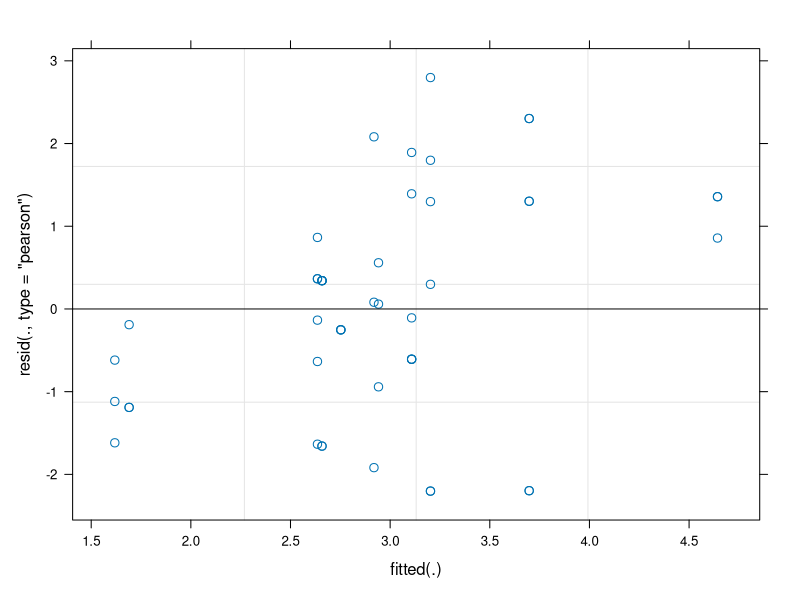

Write R code to recreate this figure. (Note: this script raises an error after producing the figure.)
library(ggplot2)
library(car)
library(dplyr)
library(effects)
library(scales)
library(lme4)


#full dataset
flock_eye <- read.csv("eye_score_all.csv")
View(flock_eye)


#converting full dataset into proper classes
str(flock_eye)

flock_eye$bird.id <- as.factor(flock_eye$bird.id)
flock_eye$flock.trt <- as.factor(flock_eye$flock.trt)
flock_eye$assign.trt <- as.factor(flock_eye$assign.trt)
flock_eye$mg.status <- as.factor(flock_eye$mg.status)
flock_eye$PID.code <- as.factor(flock_eye$PID.code)

flock_eye <- mutate(flock_eye, 
                 flock.trt=factor(flock.trt,
                              levels = c("s", "fl")))
levels(flock_eye$flock.trt)

#Nice Labels
flock_eye$PID2[flock_eye$PID.code=="a"]="Day -4"
flock_eye$PID2[flock_eye$PID.code=="b"]="Day 7/8"
flock_eye$PID2[flock_eye$PID.code=="c"]="Day 15/16"

View(flock_eye)

str(flock_eye$PID2)
flock_eye$PID2 <- as.factor(flock_eye$PID2)


#models
#dataset with only birds inoculated with MG
infonly <-flock_eye[which(flock_eye$assign.trt=="i"),]
View(infonly)

infonly2 <- infonly[-which(infonly$PID=="-4"),] #dataset removing pre-inoculation eye score (reduce 0s)


infonly4 <- infonly[which(infonly$PID2=="Day 7/8"),]
mean(infonly4$comb.score)
sd(infonly4$comb.score)

infonly3 <-infonly[which(infonly$PID2=="Day 15/16"),]
View(infonly3)
mean(infonly3$comb.score)
sd(infonly3$comb.score)

mod2 <- lmer(comb.score ~ flock.trt + (1|bird.id), data = infonly2)
summary(mod2)
Anova(mod2, type = 2)


plot(mod2)
plot(allEffects(mod2))
resmod2 <- resid(mod2)
hist(resmod2)


eyeplot <- ggplot(data = infonly2, aes(x=PID2, y=comb.score, color=flock.trt))+
  scale_color_manual(values = c("#BC544B", "#63C5DA"))+
  geom_boxplot(outlier.shape = NA)+
  ylab("Eye Score")+
  xlab("Post-inoculation Day")+
  scale_x_discrete(limits=c("Day 7/8","Day 15/16"))+
  geom_jitter(position = position_jitterdodge(jitter.width=0.6, jitter.height = 0, dodge.width=0.75))

eyeplot

#path
flock_path <- read.csv("path_load_all.csv")
View(flock_path)

str(flock_path)
flock_path$bird.id <- as.factor(flock_path$bird.id)
flock_path$flock.trt <- as.factor(flock_path$flock.trt)
flock_path$assign.trt <- as.factor(flock_path$assign.trt)
flock_path$mg.status.path <- as.factor(flock_path$mg.status.path)
flock_path$PID.code <- as.factor(flock_path$PID.code)

flock_path <- mutate(flock_path, 
                    flock.trt=factor(flock.trt,
                                     levels = c("s", "fl")))

infonlypath <-flock_path[which(flock_path$assign.trt=="i"),]
View(infonlypath)

pathmod1 <- lmer(path.load ~ flock.trt + (1|bird.id), data = infonlypath)
summary(pathmod1)
Anova(pathmod1, type = 2)

plot(allEffects(pathmod1))
plot(pathmod1)

infonlypath$PID2[infonlypath$PID.code=="a"]="Day 7/8"

infonlypath$PID2[infonlypath$PID.code=="b"]="Day 15/16"

pathplot1 <- ggplot(data = infonlypath, aes(x=PID2, y=path.load, color=flock.trt))+
  scale_colour_manual(values = c("fl" = "#63C5DA", "s" = "#BC544B"), labels = c("fl" = "flock-housed", "s" = "single-housed"))+
  geom_boxplot(outlier.shape = NA)+
  ylab("Pathogen Load")+
  xlab("Post-inoculation Day")+
  scale_x_discrete(limits=c("Day 7/8", "Day 15/16"))+
  geom_jitter(position = position_jitterdodge(jitter.width=0.6, jitter.height = 0, dodge.width=0.75))

pathplot1

ggarrange(eyeplot, pathplot1)
